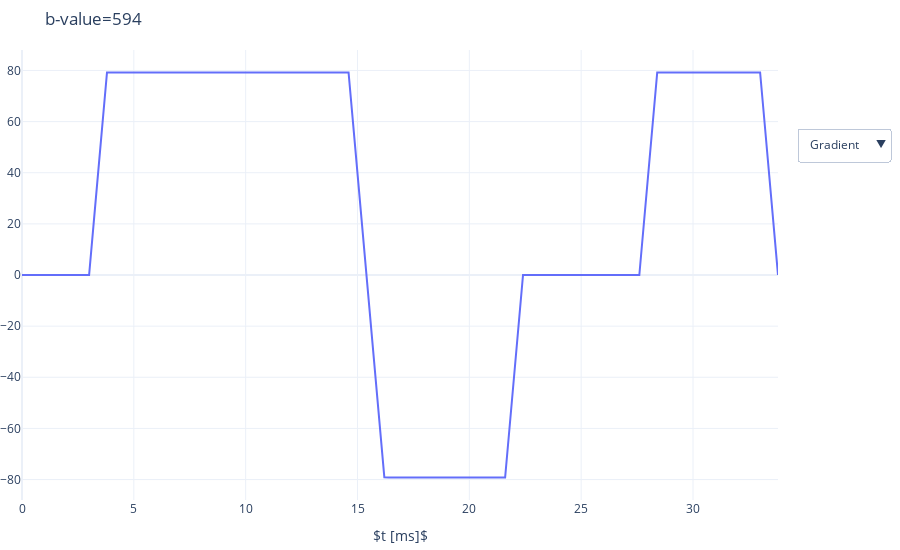

Here is the notebook cell this chart was saved with:
### Code cell
params = {}
params['mode'] = 'diff_bval'
params['gmax']  = 0.08
params['smax']  = 100.0
params['MMT']  = 0
params['TE']  = 50.0
params['T_readout']  = 16.0
params['T_90']  = 3
params['T_180']  = 5
params['dt']  = 200e-6

G, dd = gropt.gropt(params, verbose=1)

plot_waveform_interactive(G, params)

### Figure 1 — Plotly figure (JSON) as saved in the notebook; plotly's stock layout.template omitted (floating-point values rounded to 4 significant figures; data arrays with more than 128 entries replaced by an {"elided": "..."} marker saying what was removed)
{"data": [{"showlegend": false, "type": "scatter", "x": {"elided": "170 float values"}, "y": {"elided": "170 float values"}}, {"showlegend": false, "type": "scatter", "visible": false, "x": {"elided": "169 float values"}, "y": {"elided": "169 float values"}}, {"name": "$M_{0}$", "type": "scatter", "visible": false, "x": {"elided": "170 float values"}, "y": {"elided": "170 float values"}}, {"name": "$M_{1}$", "type": "scatter", "visible": false, "x": {"elided": "170 float values"}, "y": {"elided": "170 float values"}}, {"name": "$M_{2}$", "type": "scatter", "visible": false, "x": {"elided": "170 float values"}, "y": {"elided": "170 float values"}}, {"showlegend": false, "type": "scatter", "visible": false, "x": {"elided": "1000 float values"}, "y": {"elided": "1000 float values"}}, {"showlegend": false, "type": "scatter", "visible": false, "x": {"elided": "169 float values"}, "y": {"elided": "169 float values"}}], "layout": {"autosize": false, "height": 550, "margin": {"b": 50, "l": 0, "r": 50, "t": 50}, "title": {"text": "b-value=594"}, "updatemenus": [{"active": 0, "buttons": [{"args": [{"showlegend": false, "visible": [true, false, false, false, false, false, false]}, {"shapes": [], "xaxis": {"title": "$t [ms]$"}}], "label": "Gradient", "method": "update"}, {"args": [{"showlegend": false, "visible": [false, true, false, false, false, false, false]}, {"shapes": [], "xaxis": {"title": "$t [ms]$"}}], "label": "Slew", "method": "update"}, {"args": [{"showlegend": true, "visible": [false, false, true, true, true, false, false]}, {"shapes": [{"line": {"color": "#777777", "dash": "dash", "width": 1}, "type": "line", "x0": 0, "x1": 33.8, "y0": 0, "y1": 0}], "xaxis": {"title": "$Time [ms]$"}}], "label": "Moments", "method": "update"}, {"args": [{"showlegend": false, "visible": [false, false, false, false, false, true, false]}, {"shapes": [{"line": {"color": "#777777", "dash": "dash", "width": 1}, "type": "line", "x0": 0.001, "x1": 120, "y0": 0, "y1": 0}], "xaxis": {"title": "$\\lambda [ms]$"}}], "label": "Eddy", "method": "update"}, {"args": [{"showlegend": false, "visible": [false, false, false, false, false, false, true]}, {"shapes": [{"line": {"color": "#D64B4B", "dash": "dot", "width": 1}, "type": "line", "x0": 0, "x1": 33.6, "y0": 1, "y1": 1}, {"line": {"color": "#777777", "dash": "dash", "width": 1}, "type": "line", "x0": 0, "x1": 33.6, "y0": 0, "y1": 0}], "xaxis": {"title": "$Time [ms]$"}}], "label": "PNS", "method": "update"}], "direction": "down", "pad": {"r": 10, "t": 10}, "showactive": true, "x": 1.025, "xanchor": "left", "y": 0.85, "yanchor": "top"}], "width": 900, "xaxis": {"title": {"text": "$t [ms]$"}}}}
